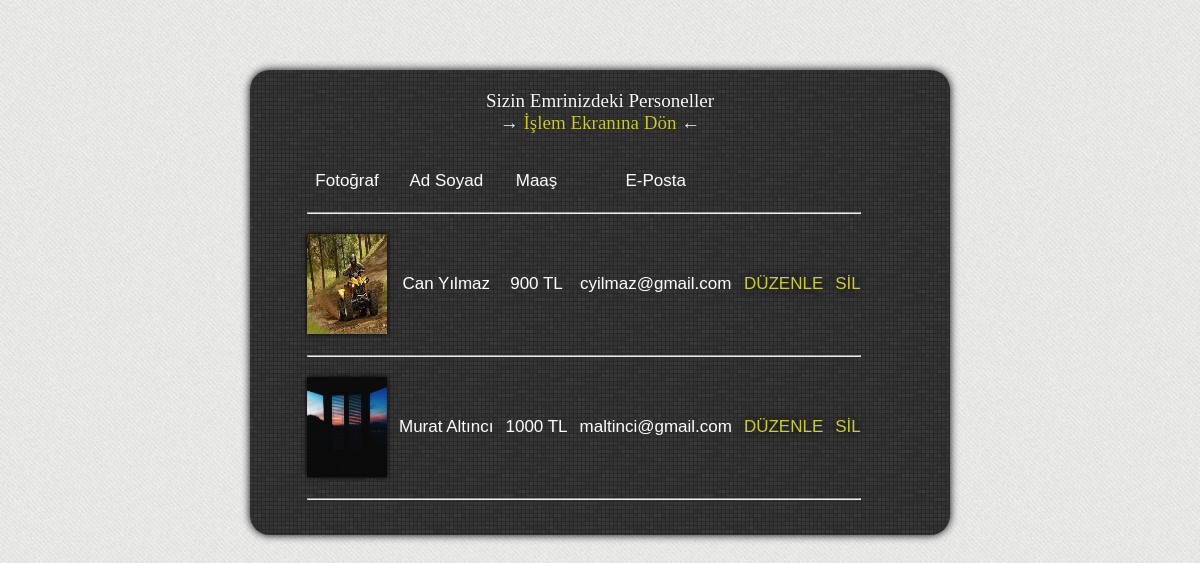
The app's page /koordinator/personel-listele.php (signed in) with its own data.
### tables this page shows
CREATE TABLE IF NOT EXISTS `tbl_personel` (
  `id` int(11) NOT NULL AUTO_INCREMENT,
  `ad_soyad` varchar(250) NOT NULL,
  `maas` int(11) NOT NULL,
  `fotograf` varchar(250) NOT NULL,
  `eposta` varchar(250) NOT NULL,
  `sifre` varchar(250) NOT NULL,
  `sorumlu_koordinator` int(11) NOT NULL,
  PRIMARY KEY (`id`),
  KEY `sorumlu_koordinator` (`sorumlu_koordinator`)
);

### koordinator/personel-listele.php (the view, shortened to what this page needs)
<!DOCTYPE html PUBLIC "-//W3C//DTD XHTML 1.0 Transitional//EN" "http://www.w3.org/TR/xhtml1/DTD/xhtml1-transitional.dtd">
<html xmlns="http://www.w3.org/1999/xhtml">
<head>
<link href="../css/style.css" rel="stylesheet" type="text/css" />
</head>
<body>
<div class="menu">
<div class="menu-baslik">Sizin Emrinizdeki Personeller<br />
→<a style="color: #CC3;" href="index.php"> İşlem Ekranına Dön </a>←</div>
<?php
$eposta = $_SESSION['koordinatoroturum'];
$uye_list=mysql_query("Select id from tbl_koordinator where eposta='$eposta'");
while($yaz=mysql_fetch_array($uye_list))
{
	$id = $yaz['id'];
}
?>
<table cellpadding='5' class='listele_table'>
<tr>
<td align="center">Fotoğraf</td>
<td align="center">Ad Soyad</td>
<td align="center">Maaş</td>
<td align="center">E-Posta</td>
<td></td><td></td>
</tr>
<tr>
<td colspan="6"><hr /></td>
</tr>
<?php
$uye_list=mysql_query("Select * from tbl_personel where sorumlu_koordinator=$id");
while($yaz=mysql_fetch_array($uye_list))
{
?>
	<tr>
	<td><img src='<?php echo $yaz['fotograf']; ?>' width='80' height='100' style="box-shadow:0 0 5px 0 #000000" /></td>
    <td align="center"><?php echo $yaz['ad_soyad']; ?></td>
    <td align="center"><?php echo $yaz['maas'] . " TL"; ?></td>
    <td align="center"><?php echo $yaz['eposta']; ?></td>
    <td align="center"><a href='personel-duzenle.php?id=<?php echo $yaz['id']; ?>'>DÜZENLE</a></td>
    <td align="center"><a href='personel-sil.php?id=<?php echo $yaz['id']; ?>'>SİL</a></td>
    </tr>
    <tr>
    <td colspan="6"><hr /></td>
    </tr>
<?php
}
?>
</table>
</div>
</body>
</html>

### css/style.css (style rules this page uses)
body { margin: 0px; padding: 0px; background: url(../resimler/site/bg.png); }
a { color: #000; text-decoration: none; }
.menu { width: 600px; height: auto; padding: 20px 50px 20px 50px; box-shadow: 0px 0px 8px 0px #000000; margin: 70px auto 70px auto; border-radius: 20px; font-size: 17px; background: #fff url(../resimler/site/giris_kapsul_bg.png); font-family: Verdana, Geneva, sans-serif; }
.menu-baslik { text-align: center; font-family: Georgia, "Times New Roman", Times, serif; font-size: 19px; text-shadow: 0px 0px 1px #000; color: #FFF; margin-bottom: 30px; }
.listele_table { color: #FFF; }
.listele_table a { color: #CC3; text-shadow: 0px 0px 10px #000000; }

### records on screen
tbl_personel: fotograf (picture), ad_soyad "Can Yılmaz", maas "900", eposta "cyilmaz@gmail.com"
tbl_personel: fotograf (picture), ad_soyad "Murat Altıncı", maas "1000", eposta "maltinci@gmail.com"
